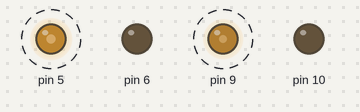
Simulated run of this sketch. Board: Arduino Uno, built with avr-gcc and run on an emulated ATmega328P. Shown: output pins drawn as LEDs (lit = HIGH). Dashed ring = blinking.

Above: at 0.05 s.
Timing chart, 0 to 4.0 s (numbered marks = the images above):
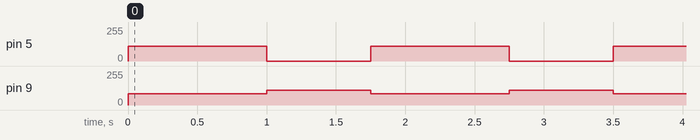

The sketch:

Triangulo.ino
```cpp
void setup() {
 pinMode(5, OUTPUT);
 pinMode(6, OUTPUT);
 pinMode(9, OUTPUT);
 pinMode(10, OUTPUT);
}

void loop() {
 //seguirFrente
 seguirFrente();
 delay(1000);
 seguirDireita();
 delay(750);

}

//funçao seguirFrente
void seguirFrente(){
analogWrite(5,110);
digitalWrite(6,LOW);
analogWrite(9,85);
digitalWrite(10,LOW);
}


// funçao seguirDireita
void seguirDireita(){
analogWrite(5,LOW);
digitalWrite(6, LOW);
analogWrite(9,110);
digitalWrite(10, LOW);
}
```

Measured:
- by itself, pin 5: alternates 110/255 for 1.0 s and 0/255 for 0.75 s
- by itself, pin 9: alternates 110/255 for 0.75 s and 85/255 for 1.0 s
